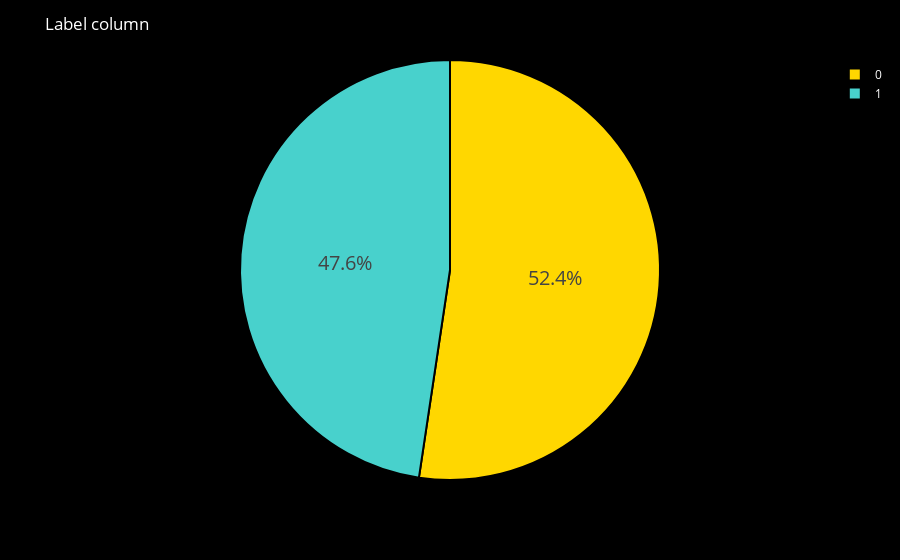

Source (notebook cell):
### Code cell
import plotly.express as px
# Count the occurrences of 0 and 1 in the 'label' column
label_counts = df['label'].value_counts()
# Extract the actual values (0 and 1) as a list
label_values = label_counts.index.to_list()
# Extract the counts (occurrences) as a list
value_counts = label_counts.to_list()
# Create the pie chart
fig = px.pie(values=value_counts, names=label_values)
fig.update_traces(hoverinfo='label+percent',
                  textinfo='percent', 
                  textfont_size=20,
                  marker=dict(colors=['gold', 'mediumturquoise'], 
                              line=dict(color='#000000', width=2)))
fig.update_layout(
    title_text="Label column",
    title_font_color="white",
    paper_bgcolor="black",
    font_color="white") 
# Add data labels with percentages (optional)
# fig.update_traces(textposition='inside', textinfo='percent+n')  # Adjust position and content
fig.show()

### Figure 1 — Plotly figure (JSON) as saved in the notebook; plotly's stock layout.template omitted (floating-point values rounded to 4 significant figures)
{"data": [{"domain": {"x": [0, 1], "y": [0, 1]}, "hoverinfo": "label+percent", "hovertemplate": "label=%{label}<br>value=%{value}<extra></extra>", "labels": [0, 1], "legendgroup": "", "marker": {"colors": ["gold", "mediumturquoise"], "line": {"color": "#000000", "width": 2}}, "name": "", "showlegend": true, "textfont": {"size": 20}, "textinfo": "percent", "type": "pie", "values": [72614, 66056]}], "layout": {"font": {"color": "white"}, "legend": {"tracegroupgap": 0}, "margin": {"t": 60}, "paper_bgcolor": "black", "title": {"font": {"color": "white"}, "text": "Label column"}}}
